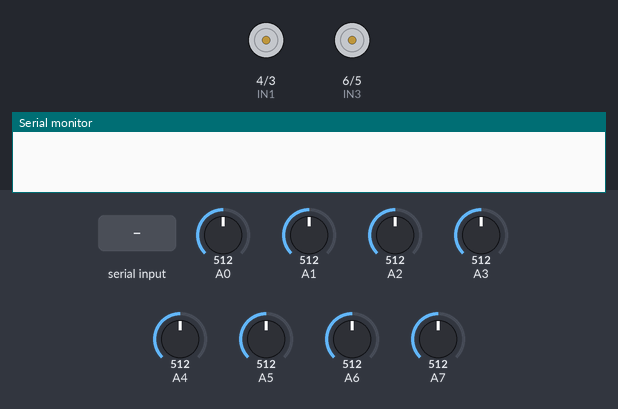
A sketch run on a simulated Arduino Nano, built with avr-gcc and run on an emulated ATmega328P. Parts: motor-driver pin pairs drawn as motors (green arrow = first pin HIGH = forward, orange = second pin HIGH = backward, longer = more drive, scaled by the enable pin), the last lines printed to the serial monitor. The inputs (shaded band) are chosen by the test bench; at power-on: A0 = 512, A1 = 512, A2 = 512, A3 = 512, A4 = 512, A5 = 512, A6 = 512, A7 = 512.

Above: at 1.2 s.
1.3 s: byte 102 ('f') received over Serial
At 1.7 s:
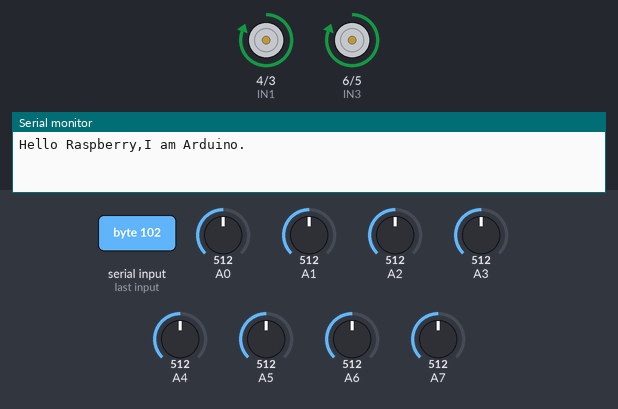
Timing chart, 0 to 4.3 s (numbered marks = the images above; inputs shaded):
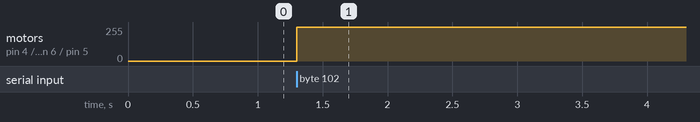

Measured:
- after the input at 1.3 s, motor on pin 4 (IN1) / pin 3 (IN2), motor on pin 6 (IN3) / pin 5 (IN4): stopped → forward 255/255 at once

The sketch:

right2.ino
```cpp
#define IN1 4
#define IN2 3
#define ENA 2
#define IN3 6
#define IN4 5
#define ENB 7

#define TURN_SPEED 100
int s[8];
double k,vl,vr,kl,kr;
bool isTurning;
bool isPassingLine;
bool isToFollowLine;
bool isFirstTime;

void LeftMotor(int speed);
void RightMotor(int speed);
void TurnLeft(int speed);
void TurnRight(int speed);
void FollowLine();

void setup()
{
  pinMode(IN1, OUTPUT);
  pinMode(IN2, OUTPUT);
  pinMode(IN3, OUTPUT);
  pinMode(IN4, OUTPUT);
  pinMode(A0, INPUT);
  pinMode(A1, INPUT);
  pinMode(A2, INPUT);
  pinMode(A3, INPUT);
  pinMode(A4, INPUT);
  pinMode(A5, INPUT);
  pinMode(A6, INPUT);
  pinMode(A7, INPUT);
  Serial.begin(9600);
  kl=0.02;
  kr=-0.02;
  vl=200;
  vr=165;
  isTurning = false;
  isPassingLine = false;
  isToFollowLine = true;
}

void loop()
{
  // In contest white: 0. black: 1 or 1024
  // white-black conversion, only used in test
  // i.e., white: 1, black 0
  s[0]=1024-analogRead(A2);
  s[1]=1024-analogRead(A3);
  s[2]=1024-analogRead(A4);
  s[3]=1024-analogRead(A5);
  s[4]=1024-analogRead(A0);
  s[5]=1024-analogRead(A1);
  s[6]=1024-analogRead(A6);
  s[7]=1024-analogRead(A7);

  // filter out environment light: convert to digital
  for(int i = 0; i < 8; i++){
   if(s[i]>500) {
    // detects white area
    s[i] = 1024;
   } else {
    // detects black area
    s[i] = 0;
   }
  }
  if ( Serial.available())
    {
      if('f' == Serial.read())
        Serial.println("Hello Raspberry,I am Arduino.");
  if(!s[6] && !s[4]) {
    isToFollowLine = false;
    isPassingLine = true;
  }

  if(isToFollowLine){
    FollowLine();
  } else {
    //TurnLeft(TURN_SPEED);
    TurnRight(TURN_SPEED);
    // if is turning and front sensors pass black totally
      isTurning=true;
      // if s[3] detects black, it leaves the black line.
      if(!s[3]) {
       // front sensors detect white area
      isTurning = true;
      isPassingLine = false;
    }

     if(isTurning) {
      // if one of the front sensors  dectects black, switch back to follow line, a turning succeeds

      //isToFollowLine = isToFollowLine || !s[i];
      if(!s[0]) {
        isToFollowLine = true;
        isTurning = isPassingLine = false;
      }
/*
      if(isToFollowLine) {
        // FollowLine();
       isTurning = isPassingLine = false;
       delay(2000);
      }*/
     }
  }
     }
    // if one of the side sensors detects the crossing line(black in test, white in contest)

}

void LeftMotor(int speed)
{
  if(speed>255)speed=255;

  if(speed > 0)
  {
    digitalWrite(IN1, HIGH);
    digitalWrite(IN2, LOW);
    analogWrite(ENA, speed);
  }

  else
  {
    digitalWrite(IN1, LOW);
    digitalWrite(IN2,HIGH );
    analogWrite(ENA, -speed);
  }
/*  if(speed < 0)
 *   else
  {
    digitalWrite(IN1, LOW);
    digitalWrite(IN2, LOW);
    analogWrite(ENA, 0);
  }*/
}

void RightMotor(int speed)
{
  if(speed>255)speed=255;
  if(speed > 0)
  {
    digitalWrite(IN3, HIGH);
    digitalWrite(IN4, LOW);
    analogWrite(ENB, speed);
  }
  else
  {
    digitalWrite(IN3, LOW);
    digitalWrite(IN4, HIGH);
    analogWrite(ENB, -speed);
  }/*
  if(speed < 0)
  else
  {
    digitalWrite(IN3, LOW);
    digitalWrite(IN4, LOW);
    analogWrite(ENB, 0);
  }*/
}

void TurnLeft(int speed)
{
  LeftMotor(-speed);
   RightMotor(speed);
}

void TurnRight(int speed)
{
  TurnLeft(-speed);
}

void FollowLine()
{
  int x=(-3)*s[0]+(-1)*s[1]+1*s[2]+3*s[3];
  double leftSpeed = vl+kl*x;
  double rightSpeed = vr+kr*x;

  LeftMotor(leftSpeed);
  RightMotor(rightSpeed);
}
```
